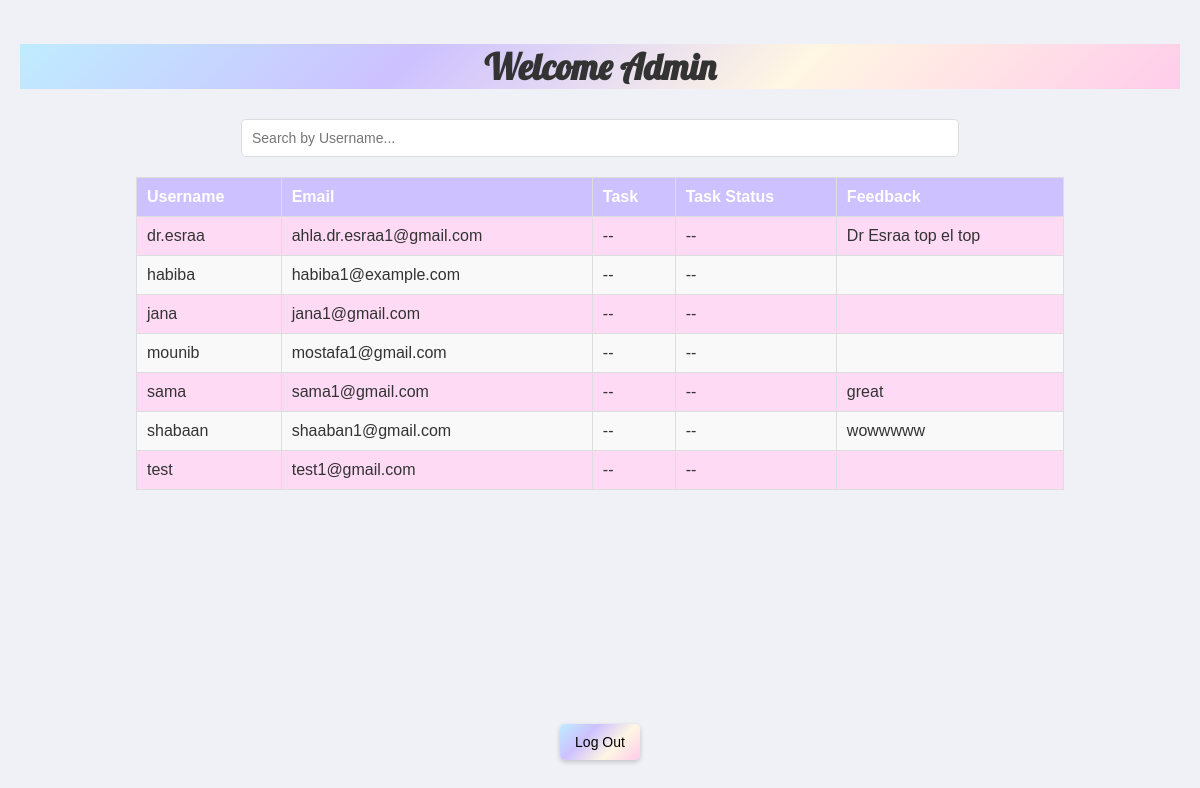
Page /public/admin.php (signed in) on the committed database.
### tables this page shows
CREATE TABLE `tb_user` (
  `id` int(11) NOT NULL,
  `name` varchar(20) NOT NULL,
  `email` varchar(50) NOT NULL,
  `password` varchar(75) NOT NULL,
  `role` varchar(10) NOT NULL DEFAULT 'user',
  `feedback` text DEFAULT NULL
);

### app/model/admin-class.php (called while the page is built, shortened)
<?php
class Admin extends Model {
    protected  $conn;
    public function __construct($conn) {
        $this->conn = $conn;
    }
    public function retrieveUsersWithTasks() {
        $sql = "
            SELECT u.id, u.name, u.email, u.feedback, t.task_name, t.task_status
            FROM tb_user u
            LEFT JOIN tasks t ON u.id = t.user_id
        ";
        $result = $this->conn->query($sql);
        if ($result->num_rows > 0) {
            $usersWithTasks = [];
            while ($row = $result->fetch_assoc()) {
                $usersWithTasks[] = $row;
            }
            return $usersWithTasks;
        } else {
            return [];
        }
    }
}
?>

### public/admin.php (the view, shortened to what this page needs)
<?php
require '../app/db/config.php';
require '../app/model/admin-class.php';
$admin = new Admin($conn);
$users = $admin->retrieveUsersWithTasks();
?>
<!DOCTYPE html>
<html lang="en">
<head>
    <link rel="stylesheet" href="../public/css/admin.css">
</head>
<body>
    <div class="container">
        <h1 class="welcome-header">Welcome Admin</h1>
        <div class="search-bar">
        <input type="text" id="searchInput" placeholder="Search by Username..." onkeyup="filterTable()">
</div>
        <table id="adminTable">
            <thead>
                <tr>
                    <th>Username</th>
                    <th>Email</th>
                    <th>Task</th>
                    <th>Task Status</th>
                    <th>Feedback</th>
                </tr>
            </thead>
            <tbody>
            <?php
            foreach ($users as $user) {
                echo "<tr>
                    <td>" . htmlspecialchars($user['name']) . "</td>
                    <td>" . htmlspecialchars($user['email']) . "</td>
                    <td>" . htmlspecialchars($user['task_name'] ?? '--') . "</td>
                    <td>" . htmlspecialchars($user['task_status'] ?? '--') . "</td>
                    <td>" . htmlspecialchars($user['feedback']) . "</td>
                </tr>";
            }
            ?>
            </tbody>
        </table>
    </div>
    <div class="footer">
        <button class="logout-button" onclick="window.location.href='../app/views/landing.php'">Log Out</button>
    </div>
</body>
</html>

### public/css/admin.css (style rules this page uses)
body { margin: 0; font-family: Arial, sans-serif; background-color: #f0f1f7; color: #333; display: flex; flex-direction: column; min-height: 100vh; }
.container { text-align: center; padding: 20px; flex: 1; }
.welcome-header { font-family: 'Lobster', sans-serif; font-size: 36px; background: linear-gradient(135deg, #BFECFF, #CDC1FF, #FFF6E3, #FFCCEA); margin-bottom: 30px; }
.search-bar { margin-bottom: 20px; }
.search-bar input { width: 60%; padding: 10px; font-size: 14px; border: 1px solid #ddd; border-radius: 5px; }
table { width: 80%; margin: 0 auto; border-collapse: collapse; background-color: #FFDAF5; border: 1px solid #ddd; }
table th, table td { padding: 10px; text-align: left; border: 1px solid #ddd; }
table th { background-color: #CDC1FF; color: white; }
table tr:nth-child(even) { background-color: #f9f9f9; }
.logout-button { display: block; margin: 20px auto; background: linear-gradient(135deg, #BFECFF, #CDC1FF, #FFF6E3, #FFCCEA); color: black; border: none; padding: 10px 15px; border-radius: 5px; font-size: 14px; cursor: pointer; box-shadow: 0 2px 5px rgba(0, 0, 0, 0.2); }
.footer { text-align: center; padding: 20px; }

### rows in the picture
tb_user: name "dr.esraa", email "ahla.dr.esraa1@gmail.com", task_name "--", task_status "--", feedback "Dr Esraa top el top"
tb_user: name "habiba", email "habiba1@example.com", task_name "--", task_status "--"
tb_user: name "jana", email "jana1@gmail.com", task_name "--", task_status "--"
tb_user: name "mounib", email "mostafa1@gmail.com", task_name "--", task_status "--"
tb_user: name "sama", email "sama1@gmail.com", task_name "--", task_status "--", feedback "great"
tb_user: name "shabaan", email "shaaban1@gmail.com", task_name "--", task_status "--", feedback "wowwwww"
tb_user: name "test", email "test1@gmail.com", task_name "--", task_status "--"
